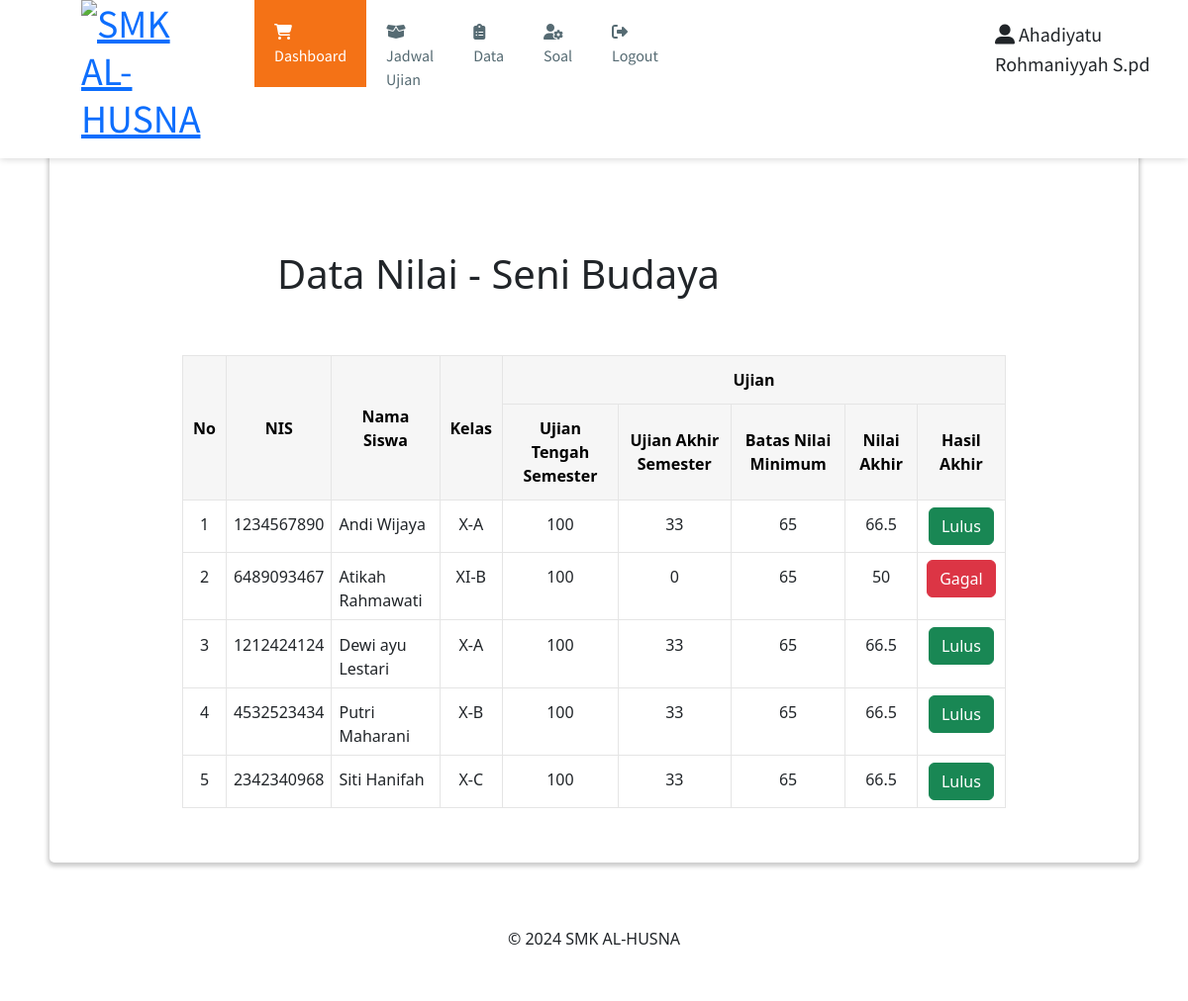
Screenshot of /dataNilai2.php (signed in) with the database file from the repository.
### tables this page shows
CREATE TABLE `mapel` (
  `id_mapel` varchar(20) NOT NULL,
  `mapel` varchar(30) NOT NULL,
  `id_guru` varchar(20) NOT NULL
);

CREATE TABLE `siswa` (
  `nis` varchar(10) NOT NULL,
  `siswa` varchar(30) NOT NULL,
  `tanggal_lahir` date NOT NULL,
  `alamat` varchar(30) NOT NULL,
  `kontak` varchar(13) NOT NULL,
  `id_kelas` varchar(10) NOT NULL,
  `id_user` varchar(10) NOT NULL
);

CREATE TABLE `kelas` (
  `id_kelas` varchar(10) NOT NULL,
  `kelas` varchar(30) NOT NULL,
  `ruangan` varchar(10) NOT NULL,
  `ketua_kelas` varchar(30) NOT NULL
);

CREATE TABLE `nilai` (
  `id_nilai` varchar(5) NOT NULL,
  `id_siswa` varchar(10) NOT NULL,
  `id_ujian` varchar(10) NOT NULL,
  `total_soal` int(11) NOT NULL,
  `jawaban_benar` int(11) NOT NULL,
  `nilai` int(11) NOT NULL
);

### dataNilai2.php (the view, shortened to what this page needs)
<?php include "header.php"; ?>
<main>
	<div>
		<?php include "headerdata.php"; ?>
		<div>
			<?php
			$getUserLogin  = $_SESSION['fullname'];
			$getmapel = mysqli_query($mysqli, "SELECT * FROM mapel, guru where mapel.id_guru=guru.nip and guru='$getUserLogin';");
			$ambilmapel = mysqli_fetch_array($getmapel);
			?>
			<h1 style="margin-left: 200px; margin-top: 100px;">Data Nilai - <?= $ambilmapel['mapel']; ?></h1>
		</div>
	</div>
	<div class="content-produk">
		<div style="height: 50px;"></div>
		<table class="table-produk">
			<tr>
				<th class="text-center align-middle" rowspan="2">No</th>
				<th class="text-center align-middle" rowspan="2">NIS</th>
				<th class="text-center align-middle" rowspan="2">Nama Siswa</th>
				<th class="text-center align-middle" rowspan="2">Kelas</th>
				<th class="text-center align-middle" colspan="5">Ujian</th>
			</tr>
			<tr>
				<th class="text-center align-middle">Ujian Tengah Semester</th>
				<th class="text-center align-middle">Ujian Akhir Semester</th>
				<th class="text-center align-middle">Batas Nilai Minimum</th>
				<th class="text-center align-middle">Nilai Akhir</th>
				<th class="text-center align-middle">Hasil Akhir</th>
			</tr>
			<?php
			$ambildata = mysqli_query($mysqli, "SELECT * FROM siswa, kelas, nilai where siswa.id_kelas=kelas.id_kelas and nilai.id_siswa=siswa.nis group by siswa order by siswa asc;");
			$i = 1;
			while ($data = mysqli_fetch_array($ambildata)) {
			?>
				<tr>
					<td style="text-align: center;"><?= $i; ?></td>
					<td><?= $data["nis"]; ?></td>
					<td><?= $data["siswa"]; ?></td>
					<td class="text-center"><?= $data['kelas']; ?></td>
					<?php
					$siswa = $data['nis'];
					$mapel = $ambilmapel['id_mapel'];
					$ambilnilai = mysqli_query($mysqli, "SELECT * FROM nilai, ujian where nilai.id_ujian=ujian.id_ujian and nilai.id_siswa='$siswa' and ujian.id_mapel='$mapel';");
					$nilaiawal = 0;
					while ($nilai = mysqli_fetch_array($ambilnilai)) {
						$nilaiawal += $nilai['nilai'];
					?>
						<td class="text-center"><?= $nilai['nilai']; ?></td>
					<?php
					}
					$nilaiakhir = $nilaiawal / 2;
					?>
					<td class="text-center">65</td>
					<td class="text-center"><?= $nilaiakhir; ?></td>
					<?php
					if ($nilaiakhir < 65) {
					?>
						<td class="text-center"><i class="btn btn-danger">Gagal</i></td>
					<?php
					} else {
					?>
						<td class="text-center"><i class="btn btn-success">Lulus</i></td>
					<?php
					}
					?>
				</tr>
			<?php
				$i++;
			}
			?>
		</table>
	</div>
</main>
<?php include "footer.php"; ?>

### assets/styles/style.css (style rules this page uses)
body { font-family: 'Lato', sans-serif; color: #585858; background: #E7EFF2; }
main { background: white; box-shadow: 0 2px 4px 2px rgba(0, 0, 0, 0.2); border-radius: 5px; padding: 30px; margin: 85px 50px 30px; }
.btn { cursor: pointer; border: 1.5px solid #F47216; padding: 10px; border-radius: 5px; transition: 0.5s; font-weight: 600; text-decoration: none; }
.table-produk, .table-laporan { margin: auto; margin-bottom: 25px; width: 100%; }
.table-produk td, .table-laporan td { border: 1.5px solid #E5E5E5; padding: 7px; }
.table-produk th, .table-laporan th { color: #000; background-color: #F6F6F6; border: 1.5px solid #E5E5E5; padding: 12px 10px; font-weight: 600; text-decoration: none; }
.content-produk, .content-laporan { width: 80%; margin: auto; }

### rows the page displays
mapel: mapel "Seni Budaya"
siswa: nis "1234567890", siswa "Andi Wijaya", id_kelas.kelas "X-A", nilaiakhir "66.5", shows "Lulus"
nilai: nilai "100"
nilai: nilai "33"
siswa: nis "6489093467", siswa "Atikah Rahmawati", id_kelas.kelas "XI-B", nilaiakhir "50", shows "Gagal"
nilai: nilai "100"
nilai: nilai "0"
siswa: nis "1212424124", siswa "Dewi ayu Lestari", id_kelas.kelas "X-A", nilaiakhir "66.5", shows "Lulus"
nilai: nilai "100"
nilai: nilai "33"
siswa: nis "4532523434", siswa "Putri Maharani", id_kelas.kelas "X-B", nilaiakhir "66.5", shows "Lulus"
nilai: nilai "100"
nilai: nilai "33"
siswa: nis "2342340968", siswa "Siti Hanifah", id_kelas.kelas "X-C", nilaiakhir "66.5", shows "Lulus"
nilai: nilai "100"
nilai: nilai "33"

### other values shown
$_SESSION['fullname'] "Ahadiyatu Rohmaniyyah S.pd"
